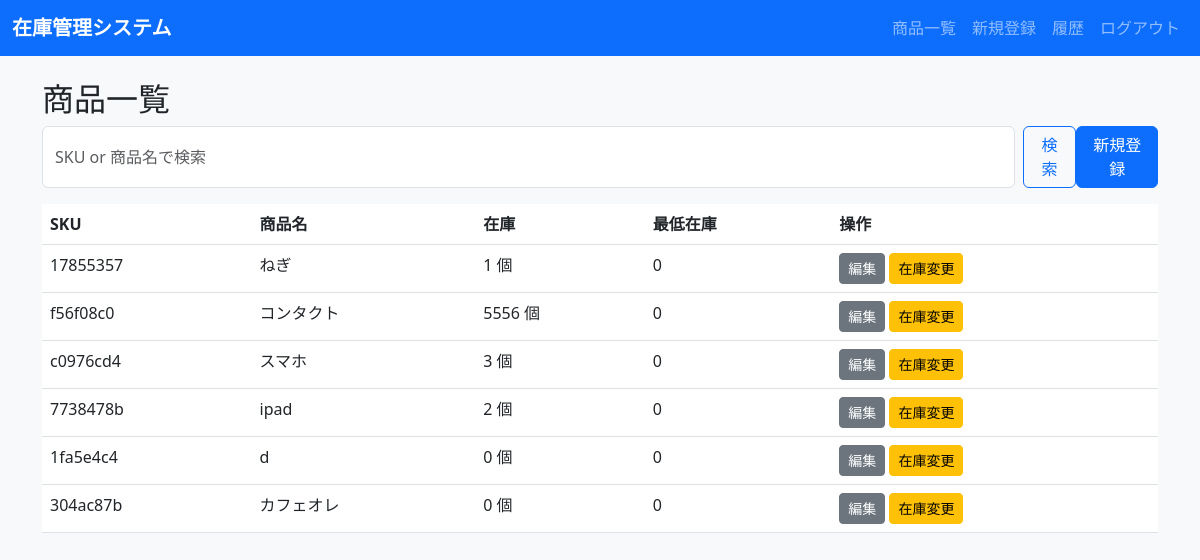
/final/products/ (signed in), run on an earlier commit of the app's database.
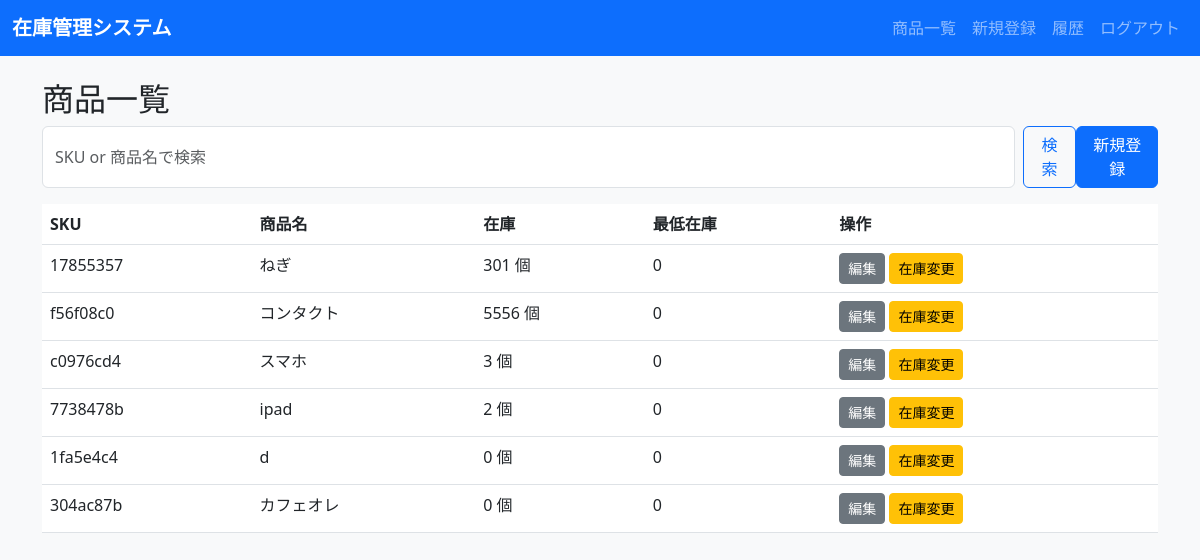
And on a later commit of the database.
### final/models.py (models this page shows, shortened)
class Product(models.Model):
    code = models.CharField('SKU', max_length=30, unique=True, blank=True)
    name = models.CharField('商品名', max_length=100)
    category = models.CharField('カテゴリー', max_length=50, blank=True)
    unit = models.CharField('単位', max_length=10, default='個')
    price = models.DecimalField('定価', max_digits=10, decimal_places=2)
    stock = models.IntegerField('在庫数', default=0)
    minimum_stock = models.IntegerField('最低在庫数', default=0)
    updated_at = models.DateTimeField('更新日時', auto_now=True)

### final/views.py (the view)
# urls.py: path('products/', views.ProductListView.as_view(), name='product_list'),
class ProductListView(LoginRequiredMixin, ListView):
    model = Product
    template_name = 'final/product_list.html'
    context_object_name = 'products'
    def get_queryset(self):
        qs = super().get_queryset()
        q = self.request.GET.get('q', '')
        return qs.filter(models.Q(code__icontains=q) | models.Q(name__icontains=q))

### templates/final/product_list.html (shortened to what this page needs)
{% extends 'base.html' %}
{% block content %}
<h2>商品一覧</h2>
<form method="get" class="d-flex mb-3">
  <input type="text" name="q" value="{{ request.GET.q }}" placeholder="SKU or 商品名で検索" class="form-control me-2">
  <button class="btn btn-outline-primary">検索</button>
  <a href="{% url 'final:product_add' %}" class="btn btn-primary ms-auto">新規登録</a>
</form>
<table class="table">
  <thead><tr><th>SKU</th><th>商品名</th><th>在庫</th><th>最低在庫</th><th>操作</th></tr></thead>
  <tbody>
    {% for p in products %}
    <tr {% if p.stock < p.minimum_stock %}class="table-danger"{% endif %}>
      <td>{{ p.code }}</td>
      <td>{{ p.name }}</td>
      <td>{{ p.stock }} {{ p.unit }}</td>
      <td>{{ p.minimum_stock }}</td>
      <td>
        <a href="{% url 'final:product_edit' p.pk %}" class="btn btn-sm btn-secondary">編集</a>
        <a href="{% url 'final:stock_change' p.pk %}" class="btn btn-sm btn-warning">在庫変更</a>
      </td>
    </tr>
    {% empty %}
    <tr><td colspan="5">データがありません</td></tr>
    {% endfor %}
  </tbody>
</table>
{% endblock %}

What changed in the data, as far as the page shows it:
changed Product "ねぎ": stock "1" → "301"
